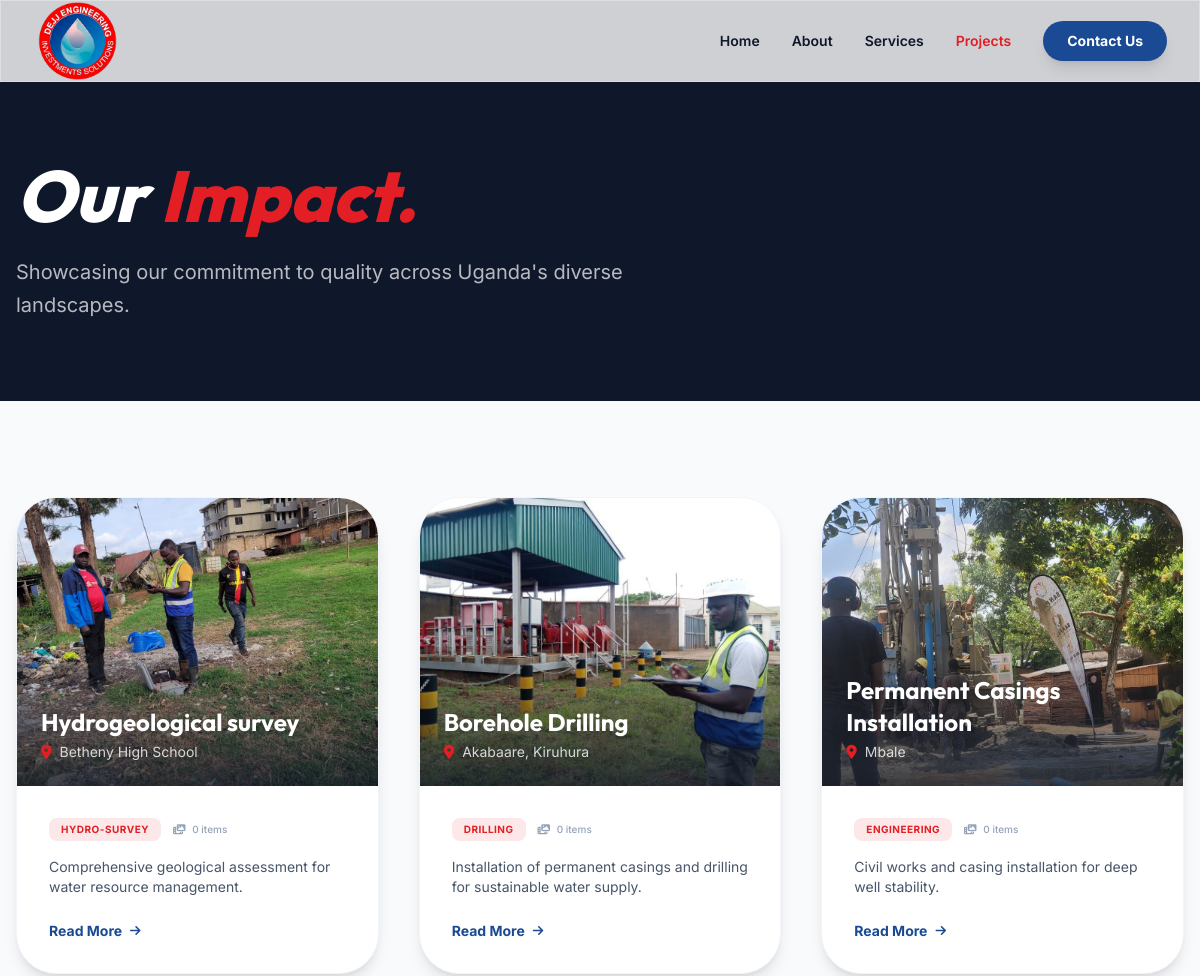
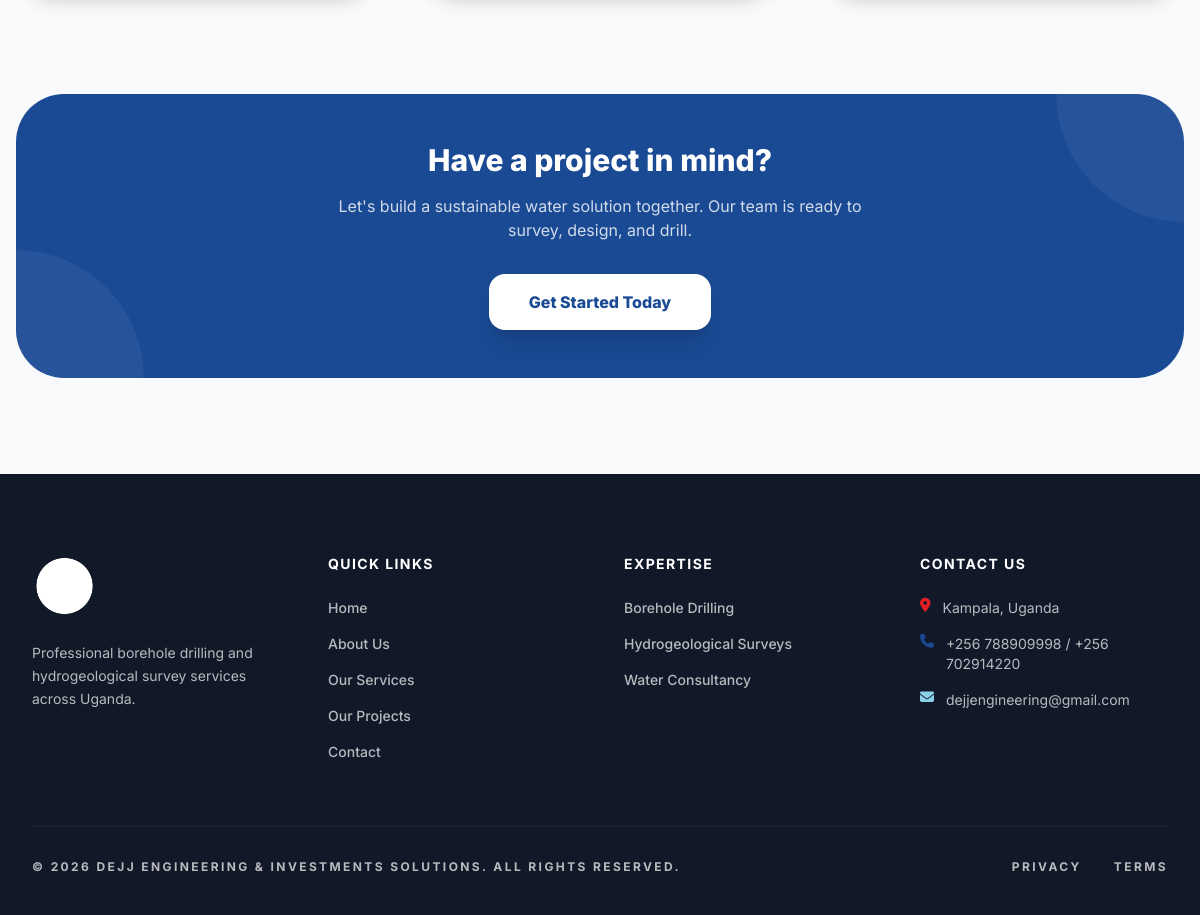
The app's page /projects.php with its own data (2 pictures, top to bottom).
### tables this page shows
CREATE TABLE IF NOT EXISTS projects (
    id INT AUTO_INCREMENT PRIMARY KEY,
    title VARCHAR(255) NOT NULL,
    location VARCHAR(255) NOT NULL,
    description TEXT,
    category VARCHAR(50),
    image_url VARCHAR(255),
    created_at TIMESTAMP DEFAULT CURRENT_TIMESTAMP
);

### projects.php (the view, shortened to what this page needs)
<?php include 'includes/db.php'; ?>
<!DOCTYPE html>
<html lang="en" class="scroll-smooth">
<head>
    <script src="https://cdn.tailwindcss.com"></script>
    <link rel="stylesheet" href="https://cdnjs.cloudflare.com/ajax/libs/font-awesome/6.5.1/css/all.min.css">
    <link rel="stylesheet" href="css/style.css">
</head>
<body class="bg-slate-50 text-slate-900 font-sans">
    <?php include 'includes/navigation.php'; ?>
    <header class="pt-40 pb-20 bg-slate-900 text-white relative overflow-hidden">
        <div class="max-w-7xl mx-auto px-4">
            <h1 class="font-display text-5xl md:text-7xl font-extrabold mb-6 italic">Our <span
                    class="text-dejj-red">Impact.</span></h1>
            <p class="text-xl text-white/70 max-w-2xl leading-relaxed">Showcasing our commitment to quality across
                Uganda's diverse landscapes.</p>
        </div>
    </header>
    <section class="py-24">
        <div class="max-w-7xl mx-auto px-4">
            <div class="grid md:grid-cols-2 lg:grid-cols-3 gap-10">
                <?php
                $stmt = $pdo->query("SELECT * FROM projects ORDER BY created_at DESC");
                while ($row = $stmt->fetch()):
                    $mediaStmt = $pdo->prepare("SELECT * FROM project_media WHERE project_id = ?");
                    $mediaStmt->execute([$row['id']]);
                    $mediaItems = $mediaStmt->fetchAll(PDO::FETCH_ASSOC);
                    $mediaJson = htmlspecialchars(json_encode($mediaItems));
                    ?>
                    <div
                        class="group reveal bg-white rounded-[2.5rem] overflow-hidden shadow-lg border border-slate-100 transform transition-all hover:-translate-y-2 ">
                        <div class="h-72 overflow-hidden relative cursor-pointer"
                            onclick="openGallery(<?php echo $mediaJson; ?>, '<?php echo addslashes(htmlspecialchars($row['title'])); ?>')">
                            <div class="absolute inset-0 bg-gradient-to-t from-dejj-dark/80 via-transparent to-transparent">
                            </div>
                            <div class="absolute bottom-6 left-6 right-6 text-white transform transition-all">
                                <h3 class="font-display text-2xl font-bold mb-1">
                                    <?php echo htmlspecialchars($row['title']); ?>
                                </h3>
                                <div class="flex items-center gap-2 text-sm text-white/80">
                                    <i class="fa-solid fa-location-dot text-dejj-red"></i>
                                    <?php echo htmlspecialchars($row['location']); ?>
                                </div>
                            </div>
                        </div>
                        <div class="p-8">
                            <div class="flex items-center gap-3 mb-4">
                                <span
                                    class="bg-dejj-red/10 text-dejj-red px-3 py-1 rounded-lg text-[10px] font-bold uppercase tracking-wider">
                                    <?php echo htmlspecialchars($row['category'] ?? 'Engineering'); ?>
                                </span>
                                <span class="text-[10px] text-slate-400 font-medium">
                                    <i class="fa-solid fa-photo-film mr-1"></i> <?php echo count($mediaItems); ?> items
                                </span>
                            </div>
                            <p class="text-slate-600 mb-6 text-sm line-clamp-3">
                                <?php echo htmlspecialchars($row['description'] ?? 'No description available.'); ?>
                            </p>
                            <button
                                onclick="openProjectDetails(<?php echo htmlspecialchars(json_encode($row)); ?>, <?php echo htmlspecialchars(json_encode($mediaItems)); ?>)"
                                class="text-dejj-blue font-bold text-sm flex items-center gap-2 hover:text-dejj-red transition-colors">
                                Read More <i class="fa-solid fa-arrow-right text-xs"></i>
                            </button>
                        </div>
                    </div>
                <?php endwhile; ?>
            </div>
            <div class="mt-24 p-12 bg-dejj-blue rounded-[3rem] text-center text-white relative overflow-hidden">
                <div class="relative z-10">
                    <h2 class="text-3xl font-extrabold mb-4">Have a project in mind?</h2>
                    <p class="text-white/80 mb-8 max-w-xl mx-auto">Let's build a sustainable water solution together.
                        Our team is ready to survey, design, and drill.</p>
                    <a href="index.php#contact"
                        class="inline-block bg-white text-dejj-blue px-10 py-4 rounded-2xl font-extrabold hover:bg-dejj-red hover:text-white transition-all transform hover:scale-105 shadow-xl">Get
                        Started Today</a>
                </div>
                <div class="absolute top-0 right-0 w-64 h-64 bg-white/5 rounded-full -mr-32 -mt-32"></div>
                <div class="absolute bottom-0 left-0 w-64 h-64 bg-white/5 rounded-full -ml-32 -mb-32"></div>
            </div>
        </div>
    </section>
    <?php include 'includes/footer_public.php'; ?>
</body>
</html>

### includes/navigation.php (shortened to what this page needs)
<?php
$current_page = basename($_SERVER['PHP_SELF']);
?>
<nav class="fixed top-0 w-full z-50 glass transition-all duration-300">
    <div class="max-w-7xl mx-auto px-4 sm:px-6 lg:px-8">
        <div class="flex justify-between h-20 items-center">
            <a href="index.php" class="flex-shrink-0 flex items-center">
                <img src="Images/LOGO.png" alt="Dejj Logo" class="h-24 w-auto object-contain py-1">
            </a>
            <div class="hidden md:flex items-center space-x-8">
                <a href="index.php"
                    class="text-sm font-semibold <?php echo $current_page == 'index.php' ? 'text-dejj-red' : 'hover:text-dejj-red'; ?> transition-colors capitalize">Home</a>
                <a href="about.php"
                    class="text-sm font-semibold <?php echo $current_page == 'about.php' ? 'text-dejj-red' : 'hover:text-dejj-red'; ?> transition-colors capitalize">About</a>
                <a href="services.php"
                    class="text-sm font-semibold <?php echo $current_page == 'services.php' ? 'text-dejj-red' : 'hover:text-dejj-red'; ?> transition-colors capitalize">Services</a>
                <a href="projects.php"
                    class="text-sm font-semibold <?php echo $current_page == 'projects.php' ? 'text-dejj-red' : 'hover:text-dejj-red'; ?> transition-colors capitalize">Projects</a>
                <a href="index.php#contact"
                    class="bg-dejj-blue text-white px-6 py-2.5 rounded-full text-sm font-bold hover:bg-dejj-red transition-all shadow-lg hover:shadow-dejj-red/20">Contact
                    Us</a>
            </div>
        </div>
    </div>
</nav>

### includes/footer_public.php
<footer class="bg-dejj-dark pt-20 pb-10 text-white/70 overflow-hidden relative">
    <div class="max-w-7xl mx-auto px-4 sm:px-6 lg:px-8 relative z-10">
        <div class="grid md:grid-cols-2 lg:grid-cols-4 gap-12 mb-16">
            <div class="space-y-6">
                <img src="Images/LOGO.png" alt="Dejj Logo" class="h-16 w-auto brightness-0 invert">
                <p class="text-sm leading-relaxed">
                    Professional borehole drilling and hydrogeological survey
                    services across Uganda.
                </p>
            </div>
            <div>
                <h4 class="text-white font-bold uppercase tracking-widest text-sm mb-6">Quick Links</h4>
                <ul class="space-y-4 text-sm font-medium">
                    <li><a href="index.php" class="hover:text-dejj-red transition-colors">Home</a></li>
                    <li><a href="about.php" class="hover:text-dejj-red transition-colors">About Us</a></li>
                    <li><a href="services.php" class="hover:text-dejj-red transition-colors">Our Services</a></li>
                    <li><a href="projects.php" class="hover:text-dejj-red transition-colors">Our Projects</a>
                    </li>
                    <li><a href="index.php#contact" class="hover:text-dejj-red transition-colors">Contact</a></li>
                </ul>
            </div>
            <div>
                <h4 class="text-white font-bold uppercase tracking-widest text-sm mb-6">Expertise</h4>
                <ul class="space-y-4 text-sm font-medium">
                    <li><a href="services.php" class="hover:text-dejj-blue transition-colors">Borehole Drilling</a>
                    </li>
                    <li><a href="services.php" class="hover:text-dejj-blue transition-colors">Hydrogeological
                            Surveys</a></li>
                    <li><a href="services.php" class="hover:text-dejj-blue transition-colors">Water Consultancy</a>
                    </li>
                </ul>
            </div>
            <div>
                <h4 class="text-white font-bold uppercase tracking-widest text-sm mb-6">Contact Us</h4>
                <ul class="space-y-4 text-sm">
                    <li class="flex gap-3"><i class="fa-solid fa-location-dot text-dejj-red"></i> <a
                            href="https://www.google.com/maps/place/Lico+Holdings+Ltd+Building/@0.346648,32.6495484,20.08z/data=!4m6!3m5!1s0x177db9f0f40d4c1b:0x784eae36e0c84133!8m2!3d0.346647!4d32.6498661!16s%2Fg%2F11ghgjq56z?entry=ttu&g_ep=EgoyMDI2MDIwOC4wIKXMDSoASAFQAw%3D%3D"
                            target="_blank"> Kampala, Uganda</a>
                    </li>
                    <li class="flex gap-3"><i class="fa-solid fa-phone text-dejj-blue"></i> +256 788909998 / +256
                        702914220</li>
                    <li class="flex gap-3"><i class="fa-solid fa-envelope text-dejj-cyan"></i>
                        <a href="mailto:dejjengineering@gmail.com" class="email-link"> dejjengineering@gmail.com</a>
                    </li>
                </ul>
            </div>
        </div>
        <div
            class="pt-8 border-t border-white/5 flex flex-col md:flex-row justify-between items-center gap-4 text-xs font-bold uppercase tracking-[0.2em]">
            <p>©
                <?php echo date('Y'); ?> DEJJ Engineering & Investments Solutions. All rights reserved.
            </p>
            <div class="flex gap-8">
                <a href="#" class="hover:text-white transition-colors">Privacy</a>
                <a href="#" class="hover:text-white transition-colors">Terms</a>
            </div>
        </div>
    </div>
</footer>

### css/style.css (style rules this page uses)
:root { --dejj-red: #E31E24; --dejj-blue: #1A4A94; --dejj-cyan: #8AD1E8; --dejj-dark: #111827; }
.glass { background: rgba(255, 255, 255, 0.8); backdrop-filter: blur(12px); -webkit-backdrop-filter: blur(12px); border: 1px solid rgba(255, 255, 255, 0.3); }
.reveal { transition: all 1s ease-out; opacity: 0; transform: translateY(20px); }
.reveal.opacity-100 { opacity: 1; transform: translateY(0); }

### projects.php (style rules this page uses)
.line-clamp-3 { display: -webkit-box; -webkit-line-clamp: 3; -webkit-box-orient: vertical; overflow: hidden; }

### records on screen
projects: title "Hydrogeological survey", location "Betheny High School", category "HYDRO-SURVEY", count($mediaItems) "0", description "Comprehensive geological assessment for water resource management."
projects: title "Borehole Drilling", location "Akabaare, Kiruhura", category "DRILLING", count($mediaItems) "0", description "Installation of permanent casings and drilling for sustainable water supply."
projects: title "Permanent Casings Installation", location "Mbale", category "ENGINEERING", count($mediaItems) "0", description "Civil works and casing installation for deep well stability."
